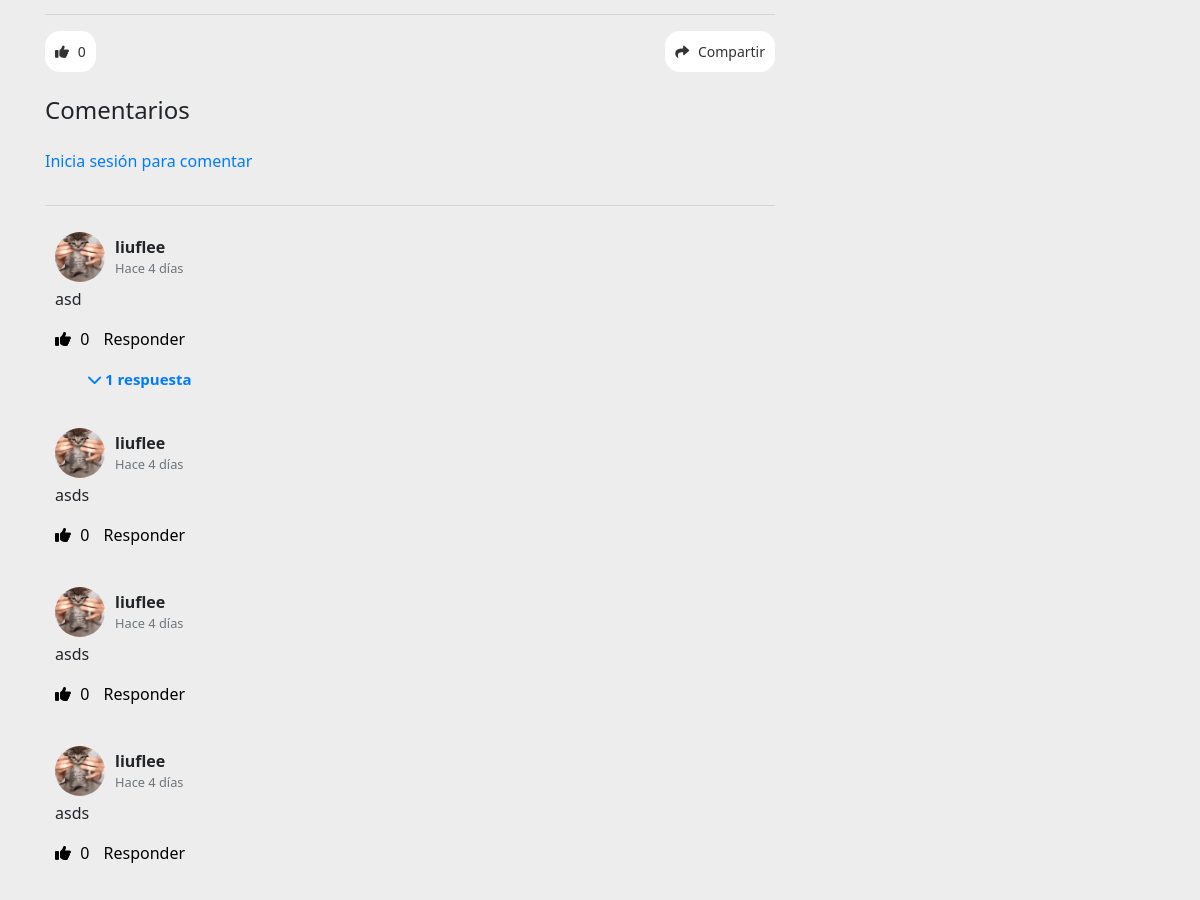
Before: /appchaosnews/noticia/88/ (middle part) with the older database file.
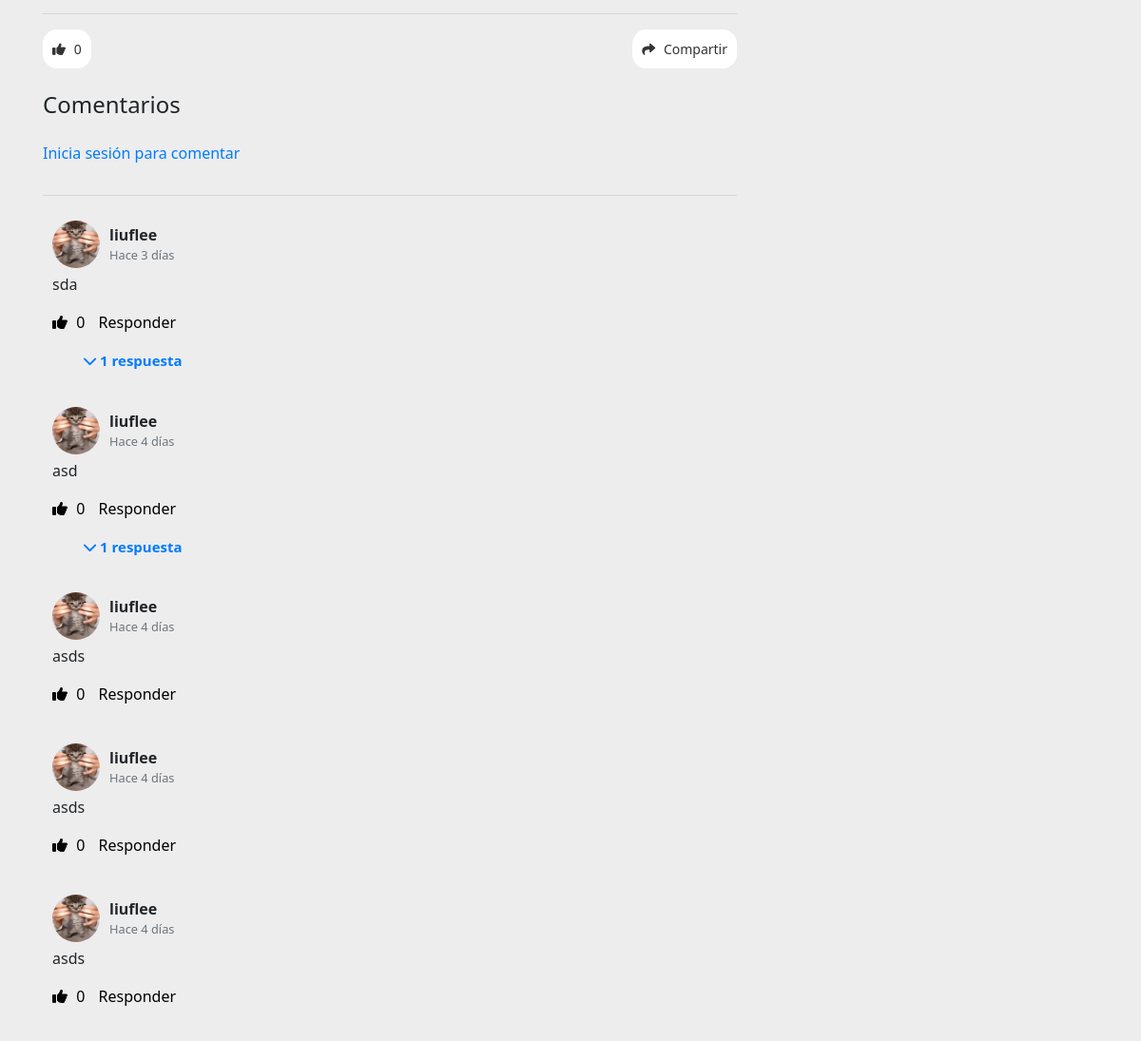
After: the same page with the newer database file.
### appchaosnews/models.py (models this page shows, shortened)
class Comentario(models.Model):
    noticia = models.ForeignKey(Noticia, on_delete=models.CASCADE, related_name='comentarios')
    usuario = models.ForeignKey(User, on_delete=models.CASCADE)
    contenido = models.TextField()
    fecha = models.DateTimeField(auto_now_add=True)
    parent = models.ForeignKey('self', null=True, blank=True, related_name='replies', on_delete=models.CASCADE)
    likes = models.ManyToManyField(User, related_name='comentario_likes', blank=True)

class UserProfile(models.Model):
    user = models.OneToOneField(User, on_delete=models.CASCADE)
    profile_picture = models.ImageField(upload_to='profile_pictures/', default='profile_pictures/default.png', blank=True, null=True)
    descripcion = models.TextField(blank=True, null=True)  # Campo de descripción

### appchaosnews/views.py (the view)
# urls.py: path('noticia/<int:noticia_id>/', views.detalle_noticia, name='detalle_noticia'),
def detalle_noticia(request, noticia_id):
    noticia = get_object_or_404(Noticia, pk=noticia_id)
    etiquetas = noticia.etiquetas.all()
    noticias_relacionadas = Noticia.objects.filter(etiquetas__in=etiquetas).exclude(id=noticia_id).distinct()
    if noticias_relacionadas.count() > 3:
        noticias_relacionadas = sample(list(noticias_relacionadas), 3)
    comentarios = noticia.comentarios.all().order_by('-fecha')
    context = {
        'noticia': noticia,
        'noticias_relacionadas': noticias_relacionadas,
        'comentarios': comentarios
    }
    return render(request, 'appchaosnews/detalle_noticia.html', context)

### appchaosnews/models.py (called while the page is built)
    def __str__(self):
        return self.nombre

### appchaosnews/templatetags/custom_filters.py (called while the page is built)
@register.filter
def news_read_time(value):
    words = len(value.split())
    minutes = words / 200
    return int(minutes) if minutes >= 1 else 1

### appchaosnews/templates/appchaosnews/detalle_noticia.html (shortened to what this page needs)
{% extends 'appchaosnews/base.html' %}
{% load static %}
{% load custom_filters %}
{% block content %}
<div class="container mt-4">
  <div class="row justify-content-left ">
    <div class="col-lg-8">
      <div style="display: inline;">
<hr class="hrxd">
<div class="d-flex justify-content-between">
  <div class="d-flex">
    <button class="btn btn-sm btn-tr mr-2" id="like-button" data-url="{% url 'like_noticia' noticia.id %}">
      <i class="fas fa-thumbs-up"></i>  <span id="likes-count">{{ noticia.likes.count }}</span>
  </button>
  </div>
  <div class="d-flex">
      <button class="btn btn-sm btn-tr">
        <i class="fas fa-share"></i> Compartir
      </button>
  </div>
</div>
{% block comments %}
<div id="comment-section" class="mt-4">
  <h4 class="mb-4">Comentarios</h4>
  <form id="comment-form" method="post" action="{% url 'comentar_noticia' noticia.id %}">
    <div class="form-group mb-3">
      <div class="comment-input-wrapper">
        {% if user.is_authenticated %}
        <img src="{{ user.userprofile.profile_picture.url }}" alt="{{ user.username }}" class="comment-user-image">
        <textarea name="contenido" class="comment-area" id="comment-area" placeholder="Haz un comentario" rows="4" required></textarea>
        <div class="send-btn-wrapper text-right">
          <button type="submit" class="btn" id="send-btn">
            <i class="fas fa-paper-plane"></i> Enviar
          </button>
        </div>
          {% else %}
          <div class="text-center">
            <a href="{% url 'login' %}">
              <p>Inicia sesión para comentar</p>
            </a>
          </div>
          {% endif %}
      </div>
    </div>
  </form>
  <hr class="hrxd">
  <div id="comments" class="comments">
    {% if comentarios.count == 0 %}
      <p class="text-muted text-center">No hay comentarios aún. Sé el primero en comentar</p>
    {% else %}
      {% for comentario in comentarios %}
        {% if not comentario.parent %}
          {% include "appchaosnews/components/comment.html" with comment=comentario %}
        {% endif %}
      {% endfor %}
    {% endif %}
  </div>
</div>
{% endblock %}
</div>
</div>
  </div>
</div>
{% endblock %}

### appchaosnews/templates/appchaosnews/components/comment.html (shortened to what this page needs)
{% load custom_filters %}
{% load static %}
<div class="comment" id="area-comentario">
    <div class="parent-comment">
        <div class="comment-header">
            <a href="{% url 'perfil_with_id' comment.usuario.id %}">
                <img src="{{ comment.usuario.userprofile.profile_picture.url }}" alt="{{ comment.usuario.username }}" class="comment-user-image">
            </a>
            <div class="comment-details">
                <strong>{{ comment.usuario.username }}</strong>
                <small class="text-muted">{{ comment.fecha|human_readable_time }}</small>
            </div>
        </div>
        <p>{{ comment.contenido }}</p>
        <div class="comment-actions">
            <button class="btn-like" data-url="{% url 'like_comentario' comment.id %}">
                <i class="fas fa-thumbs-up"></i> <span id="likes-count-{{ comment.id }}">{{ comment.likes.count }}</span>
            </button>
            <button class="btn-reply" onclick="toggleReplyForm('{{ comment.id }}')">Responder</button>
        </div>
    </div>
{% if comment.replies.count > 0 %}
<div id="reply-count-{{ comment.id }}">
    {% if comment.replies.count == 1 %}
    <button class="btn btn-toggle-replies" data-comment-id="{{ comment.id }}" data-replies-count="{{ comment.replies.count }}" onclick="toggleReplies('{{ comment.id }}')">
        <i class="fa-solid fa-chevron-down"></i> {{ comment.replies.count }} respuesta
    </button>
    {% else %}
    <button class="btn btn-toggle-replies" data-comment-id="{{ comment.id }}" data-replies-count="{{ comment.replies.count }}" onclick="toggleReplies('{{ comment.id }}')">
        <i class="fa-solid fa-chevron-down"></i> {{ comment.replies.count }} respuestas
    </button>
    {% endif %}
</div>
{% endif %}
</div>

Changed rows visible on the page:
added Comentario: usuario.userprofile.profile_picture (picture), usuario.username "liuflee", fecha|human_readable_time "Hace 3 días", contenido "sda", likes.count "0", replies.count "1"
